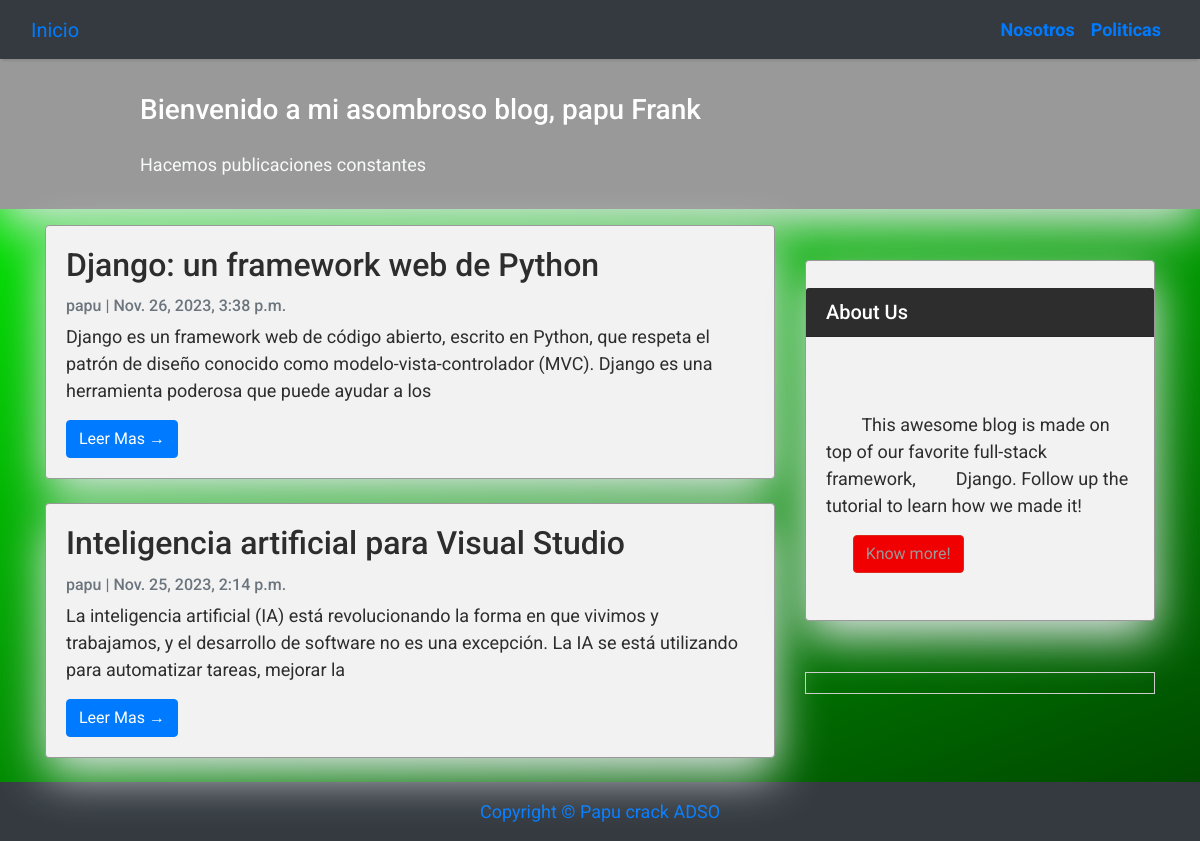
The page / on the database its author committed.
### blog/models.py (models this page shows, shortened)
class Post(models.Model):
    title = models.CharField(max_length=200, unique=True)
    slug = models.SlugField(max_length=200, unique=True)
    author = models.ForeignKey(
        User, on_delete=models.CASCADE, related_name="blog_posts"
    )
    updated_on = models.DateTimeField(auto_now=True)
    content = models.TextField()
    created_on = models.DateTimeField(auto_now_add=True)
    status = models.IntegerField(choices=STATUS, default=0)
    class Meta:
        ordering = ["-created_on"]

### blog/views.py (the view)
# urls.py: path("", views.PostList.as_view(), name="home"),
class PostList(generic.ListView):
    queryset = Post.objects.filter(status=1).order_by("-created_on")
    template_name = "index.html"
    paginate_by = 3

### templates/index.html (shortened to what this page needs)
{% extends "base.html" %}
 {% block content %}
    <header class="masthead" >
            <div class="container">
              <div class="row">
                <div class=" col-md-8 col-md-10 mx-auto">
                  <div class="site-heading">
                    <h3 class=" site-heading my-4 mt-3 text-white"> Bienvenido a mi asombroso blog, papu Frank </h3>
                    <p class="text-light">Hacemos publicaciones constantes
                    </p>
                </div>
                    </div>
                  </div>
                </div>
              </header>
            <div class="container">
                <div class="row">
              <div class="col-md-8 mt-3 left">
                    {% for post in post_list %}
                <div class="card mb-4" >
                  <div class="card-body">
                    <h2 class="card-title">{{ post.title }}</h2>
                    <p class="card-text text-muted h6">{{ post.author }} | {{ post.created_on}} </p>
                    <p class="card-text">{{post.content|slice:":200" }}</p>
                    <a href="{% url 'post_detail' slug=post.slug %}" class="btn btn-primary">Leer Mas &rarr;</a>
 </div>
                </div>
                {% endfor %}
            </div>
                {% block sidebar %}
                {% include 'sidebar.html' %}
                {% endblock sidebar %}
            </div>
        </div>
{%endblock%}

### templates/base.html (shortened to what this page needs)
{% load static %}
<!DOCTYPE html>
<html>
  <head>
    <link
      rel="stylesheet"
      href="https://maxcdn.bootstrapcdn.com/bootstrap/4.0.0/css/bootstrap.min.css"
    />
     <link rel="stylesheet" href="https://cdnjs.cloudflare.com/ajax/libs/font-awesome/5.15.3/css/all.min.css">
    <link rel="stylesheet" href="{% static 'css/base.css' %}">
    <link rel="stylesheet" href="{% static 'css/ad.css' %}">
  </head>
  <body>
    <nav class="navbar navbar-expand-lg navbar-danger bg-dark shadow" id="mainNav">
      <div class="container-fluid">
        <a class="navbar-brand" href="{% url 'home' %}" >Inicio</a>
        <div class="collapse navbar-collapse" id="navbarResponsive">
          <ul class="navbar-nav ml-auto">
            <li class="nav-item text-black">
    <a class="nav-link text-black font-weight-bold" href="{% url 'nosotros' %}">Nosotros</a>
  </li>
            <li class="nav-item text-black">
    <a class="nav-link text-black font-weight-bold" href="{% url 'policy' %}">Politicas</a>
  </li>
          </ul>
        </div>
      </div>
    </nav>
            {% block content %}{% endblock content %}
    <footer class="py-3 bg-dark">
              <p class="m-0 text-primary text-center ">Copyright &copy; Papu crack ADSO</p>
    </footer>
  </body>
</html>

### templates/sidebar.html (shortened to what this page needs)
{% block sidebar %} {% load static %}
<div class="col-md-4 float-right">
  <div class="card my-4">
    <h5 class="card-header">About Us</h5>
    <div class="card-body">
      <p class="card-text">
                This awesome blog is made on top of our favorite full-stack
        framework,         Django. Follow up the tutorial to learn how we made
        it!
      </p>
            <a href="" class="btn btn-danger">Know more!</a>
    </div>
  </div>
  <div class="ad-container">
  </div>
</div>
{% endblock sidebar %}

### static/css/base.css (style rules this page uses)
body { font-family: "Roboto", sans-serif; font-size: 17px; background-color: #fdfdfd; }
.shadow { box-shadow: 0 4px 2px -2px rgba(0, 0, 0, 0.1); }
.btn-danger { color: #fff; background-color: #f00000; border-color: #dc281e; }
.masthead { background: #3398E1; height: auto; padding-bottom: 15px; box-shadow: 0 16px 48px #E3E7EB; padding-top: 10px; }
.card { box-shadow: 0 16px 48px #E3E7EB; }
.card { background-color: #f2f2f2; border-color: #999; }
.card-header { background-color: #2d2d2d; color: #fff; }
.card-body { color: #2d2d2d; }

### static/css/ad.css (style rules this page uses)
.ad-container { border: 1px solid #ccc; padding: 10px; margin-bottom: 20px; }
h5 { margin: 0; padding: 20px; display: inline-block; animation: blink 1s infinite; }

### templates/base.html (style rules this page uses)
body { font-family: "Roboto", sans-serif; font-size: 18px; background: linear-gradient(180deg, #00FF00, #000000); background-size: 200% 100%; animation: changeColor 15s infinite; margin: 0; }
.shadow { box-shadow: 0 4px 2px -2px rgba(0,0,0,0.1); }
.btn-danger { color: #999; background-color: #f00000; border-color: #dc281e; }
.masthead { background:#999; height: auto; padding-bottom: 15px; box-shadow: 0 16px 48px #E3E7EB; padding-top: 10px; }

### templates/index.html (style rules this page uses)
body { font-family: "Roboto", sans-serif; font-size: 18px; background: linear-gradient(160deg, #00FF00, #000000); background-size: 200% 100%; animation: changeColor 10s infinite; margin: 0; }
.card { box-shadow: 0 16px 48px #E3E7EB; }

### templates/sidebar.html (style rules this page uses)
.card { box-shadow: 0 16px 48px #e3e7eb; }

### rows shown on the page
Post: title "Django: un framework web de Python", author "papu", created_on "Nov. 26, 2023, 3:38 p.m.", content "Django es un framework web de código abierto, escrito en Python, que respeta el patrón de diseño conocido como modelo-vista-controlador (MVC). Django es una herramienta poderosa que puede ayudar a los"
Post: title "Inteligencia artificial para Visual Studio", author "papu", created_on "Nov. 25, 2023, 2:14 p.m.", content "La inteligencia artificial (IA) está revolucionando la forma en que vivimos y trabajamos, y el desarrollo de software no es una excepción. La IA se está utilizando para automatizar tareas, mejorar la"
